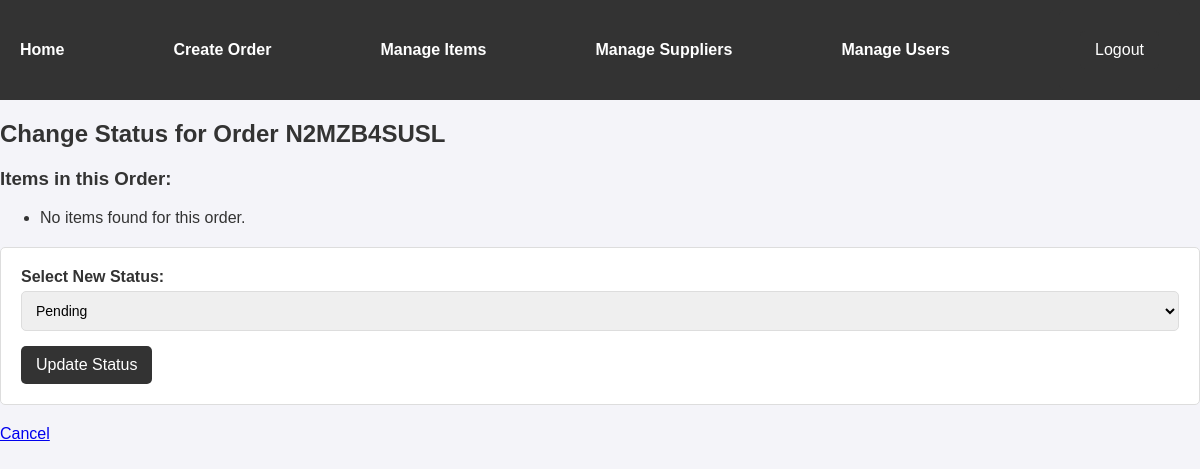
Before: /app/change_status/23/ (signed in) with the older database file.
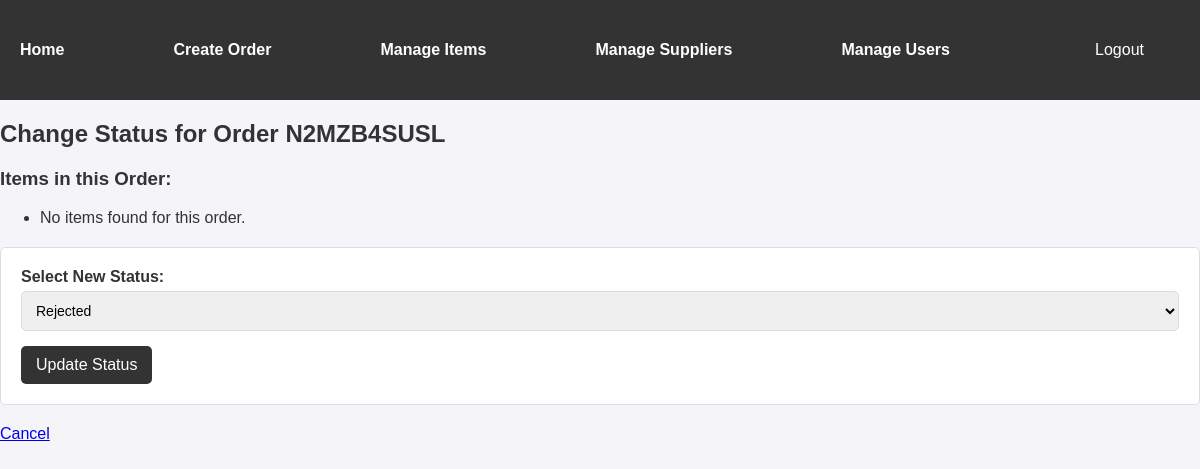
After: the same page with the newer database file.
### PO_Items/models.py (models this page shows, shortened)
class PurchaseOrder(models.Model):
    ORDER_STATUS_CHOICES = [
        ('PENDING', 'Pending'),
        ('APPROVED', 'Approved'),
        ('REJECTED', 'Rejected'),
    ]
    order_number = models.CharField(max_length=50)
    created_date = models.DateTimeField(auto_now_add=True)
    status = models.CharField(max_length=20, choices=ORDER_STATUS_CHOICES, default='PENDING')
    created_by = models.ForeignKey(User, on_delete=models.SET_NULL, null=True)

### PO_Items/decorators.py (the view)
        def _wrapped_view(request, *args, **kwargs):
            if request.user.role in allowed_roles:
                return view_func(request, *args, **kwargs)
            return HttpResponseForbidden("You do not have permission to access this page.")

### PO_Items/views.py (called while the page is built)
@role_required(['ADMIN', 'APPROVER'])
@login_required
def change_status(request, order_id):
    order = get_object_or_404(PurchaseOrder, id=order_id)
    items = POItem.objects.filter(purchase_order=order)
    if request.method == "POST":
        new_status = request.POST.get("status")
        if new_status in dict(PurchaseOrder.ORDER_STATUS_CHOICES):
            order.status = new_status
            order.save()
            return redirect('PO_Items:PO_Items')
    return render(request, 'PO_Items/change_status.html', {'order': order, 'items': items})

### PO_Items/templates/PO_Items/change_status.html (shortened to what this page needs)
{% load static %}
<!DOCTYPE html>
<html>
<head>
    <link rel="stylesheet" type="text/css" href="{% static 'PO_Items/styles.css' %}">
</head>
<body>
    <div class="navbar">
        <a href="{% url 'PO_Items:PO_Items' %}">Home</a>
        {% if request.user.role == 'BUYER' or request.user.role == 'ADMIN' %}
            <a href="{% url 'PO_Items:create_order' %}">Create Order</a>
        {% endif %}
        {% if request.user.role == 'INVENTORY_MANAGER' or request.user.role == 'ADMIN' %}
            <a href="{% url 'PO_Items:manage_items' %}">Manage Items</a>
            <a href="{% url 'PO_Items:manage_suppliers' %}">Manage Suppliers</a>
        {% endif %}
        {% if request.user.role == 'ADMIN' %}
            <a href="{% url 'PO_Items:manage_users' %}">Manage Users</a>
        {% endif %}
        <form class = "form_nav" method="post" action="{% url 'logout' %}" style="margin: 0;">
            <button type="submit" >Logout</button>
        </form>
    </div>
<h2>Change Status for Order {{ order.order_number }}</h2>
<h3>Items in this Order:</h3>
<ul>
    {% for item in items %}
        <li>{{item.sports_item.supplier }}: {{ item.sports_item.name }} (x{{ item.quantity }}) (${{ item.price }})</li>
    {% empty %}
        <li>No items found for this order.</li>
    {% endfor %}
</ul>
<form method="post" action="">
    <label for="status">Select New Status:</label>
    <select name="status" id="status">
        {% for key, value in order.ORDER_STATUS_CHOICES %}
            <option value="{{ key }}" {% if order.status == key %}selected{% endif %}>
                {{ value }}
            </option>
        {% endfor %}
    </select>
    <button type="submit">Update Status</button>
</form>
    <a href="{% url 'PO_Items:PO_Items' %}">Cancel</a>
</body>
</html>

Changed rows visible on the page:
changed PurchaseOrder "N2MZB4SUSL": status "Pending" → "Rejected"
